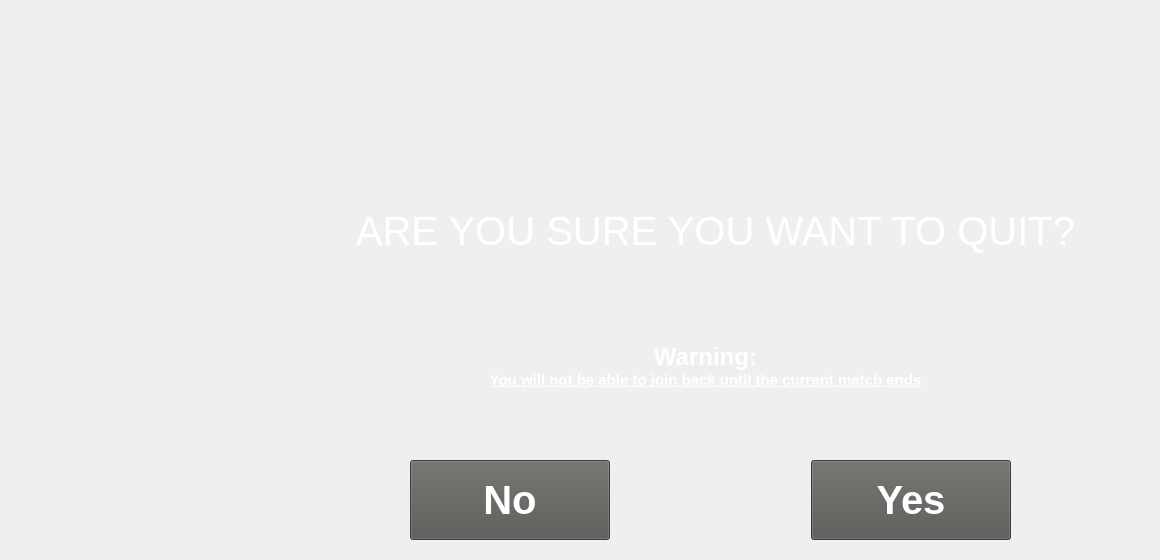
    <widget class="QWidget" name="page_8_quitConfirm">
     <widget class="QLabel" name="label_9">
      <property name="geometry">
       <rect>
        <x>330</x>
        <y>170</y>
        <width>771</width>
        <height>121</height>
       </rect>
      </property>
      <property name="font">
       <font>
        <pointsize>30</pointsize>
       </font>
      </property>
      <property name="styleSheet">
       <string notr="true">color: rgb(255, 255, 255);
</string>
      </property>
      <property name="text">
       <string>ARE YOU SURE YOU WANT TO QUIT?</string>
      </property>
      <property name="alignment">
       <set>Qt::AlignCenter</set>
      </property>
     </widget>
     <widget class="QLabel" name="label_10">
      <property name="geometry">
       <rect>
        <x>260</x>
        <y>330</y>
        <width>891</width>
        <height>71</height>
       </rect>
      </property>
      <property name="font">
       <font>
        <pointsize>19</pointsize>
        <weight>75</weight>
        <bold>true</bold>
        <underline>false</underline>
       </font>
      </property>
      <property name="styleSheet">
       <string notr="true">color: rgb(255, 255, 255);
</string>
      </property>
      <property name="text">
       <string>&lt;html&gt;&lt;head/&gt;&lt;body&gt;&lt;p align=&quot;center&quot;&gt;&lt;span style=&quot; font-size:18pt;&quot;&gt;Warning:&lt;/span&gt;&lt;br/&gt;&lt;span style=&quot; font-size:11pt; font-weight:600; text-decoration: underline;&quot;&gt;You will not be able to join back until the current match ends&lt;/span&gt;&lt;/p&gt;&lt;/body&gt;&lt;/html&gt;</string>
      </property>
      <property name="alignment">
       <set>Qt::AlignCenter</set>
      </property>
     </widget>
     <widget class="QWidget" name="layoutWidget">
      <property name="geometry">
       <rect>
        <x>410</x>
        <y>450</y>
        <width>601</width>
        <height>101</height>
       </rect>
      </property>
      <layout class="QHBoxLayout" name="horizontalLayout_6">
       <item>
        <widget class="QPushButton" name="noButton">
         <property name="minimumSize">
          <size>
           <width>200</width>
           <height>80</height>
          </size>
         </property>
         <property name="font">
          <font>
           <pointsize>30</pointsize>
           <weight>75</weight>
           <bold>true</bold>
          </font>
         </property>
         <property name="styleSheet">
          <string notr="true">color: rgb(255, 255, 255);
background-color: rgb(85, 87, 83);</string>
         </property>
         <property name="text">
          <string>No</string>
         </property>
        </widget>
       </item>
       <item>
        <spacer name="horizontalSpacer_11">
         <property name="orientation">
          <enum>Qt::Horizontal</enum>
         </property>
         <property name="sizeHint" stdset="0">
          <size>
           <width>78</width>
           <height>38</height>
          </size>
         </property>
        </spacer>
       </item>
       <item>
        <widget class="QPushButton" name="yesButton">
         <property name="minimumSize">
          <size>
           <width>200</width>
           <height>80</height>
          </size>
         </property>
         <property name="font">
          <font>
           <pointsize>30</pointsize>
           <weight>75</weight>
           <bold>true</bold>
          </font>
         </property>
         <property name="styleSheet">
          <string notr="true">color: rgb(255, 255, 255);
background-color: rgb(85, 87, 83);</string>
         </property>
         <property name="text">
          <string>Yes</string>
         </property>
        </widget>
       </item>
      </layout>
     </widget>
    </widget>
